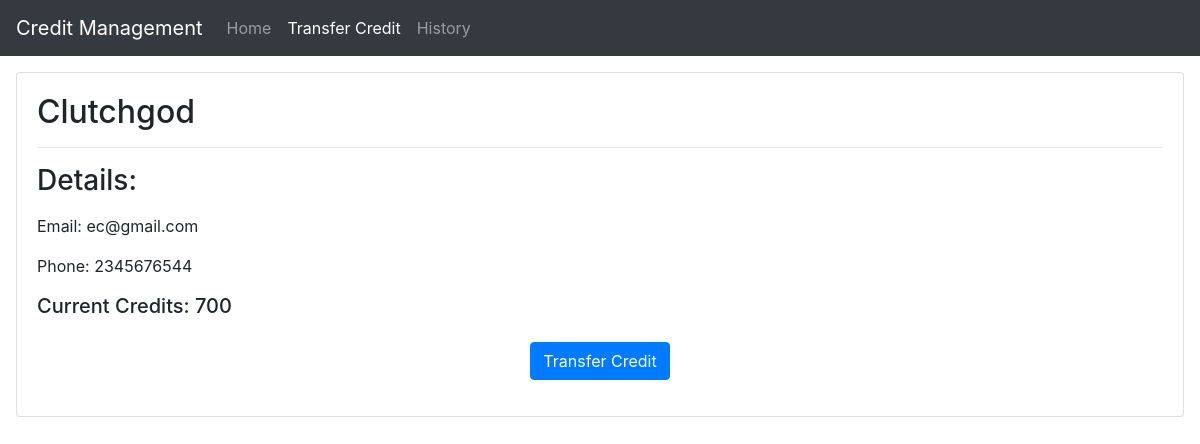
Screenshot of /user/Clutchgod with the database file from the repository.
### cm/models.py (models this page shows, shortened)
class User(models.Model):
    name = models.CharField(max_length=40)
    email = models.EmailField(max_length=40)
    phone = models.CharField(max_length=20, default='')
    current_credit = models.IntegerField()

### cm/views.py (the view)
# urls.py: path('user/<str:name>', views.user, name='user'),
def user(request, name):
    users = User.objects.all()
    user = User.objects.filter(name=name).first()
    context = {
        'user':user,
        'users': users
        }
    return render(request, 'user.html', context)

### templates/user.html (shortened to what this page needs)
{% extends 'base.html' %}
{% load static %}
{% block transferactive %}active{% endblock transferactive %}
{% block body %}
<div class="card m-3">
    <div class="card-body">
        <h2>{{user.name}}</h2>
        <hr>
        <h3 class="my-3">Details:</h3>
        <p>Email: {{user.email}}</p>
        <p>Phone: {{user.phone}}</p>
        <h5>Current Credits: {{user.current_credit}}</h5>
        <div class="container text-center">
            <button class="btn btn-primary my-3" type="button" data-toggle="collapse" data-target="#details"
                aria-expanded="false" aria-controls="collapseExample" title="Transfer credits now!">
                Transfer Credit
            </button>
        </div>
    </div>
</div>
{% endblock body %}

### rows the page displays
User: name "Clutchgod", email "ec@gmail.com", phone "2345676544", current_credit "700"
